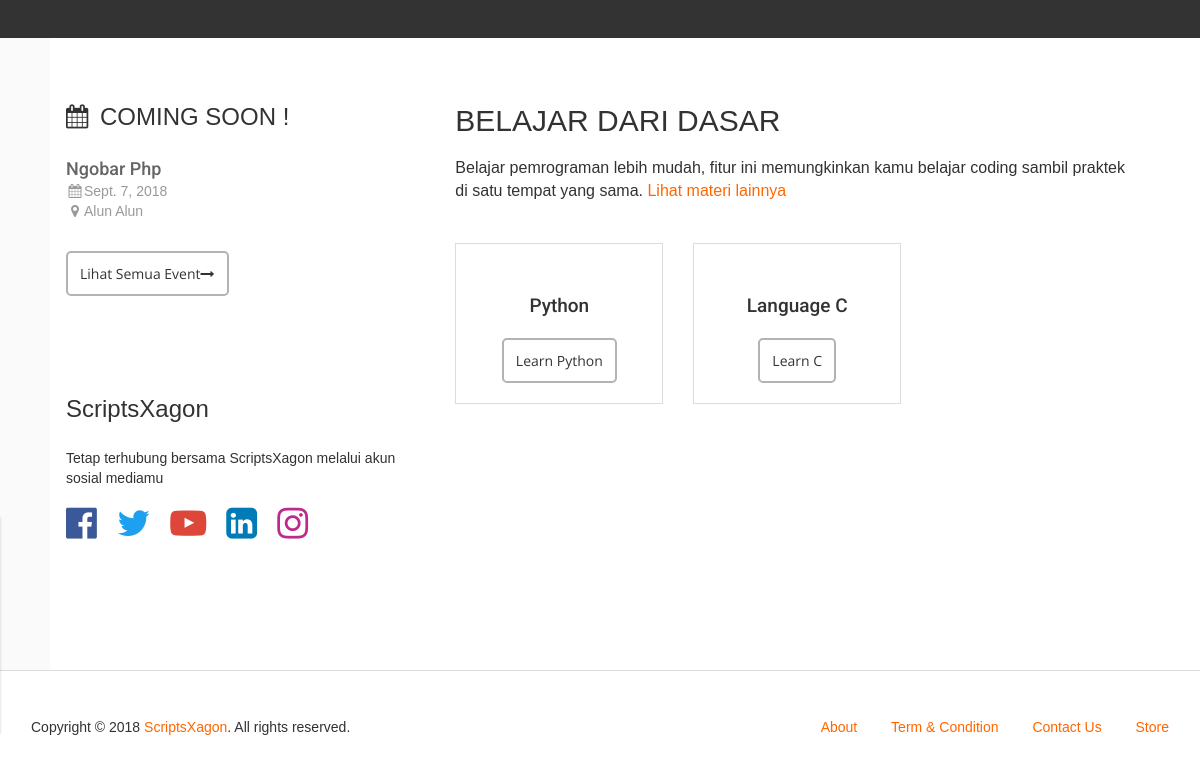
The app's page / (lower part), older data.
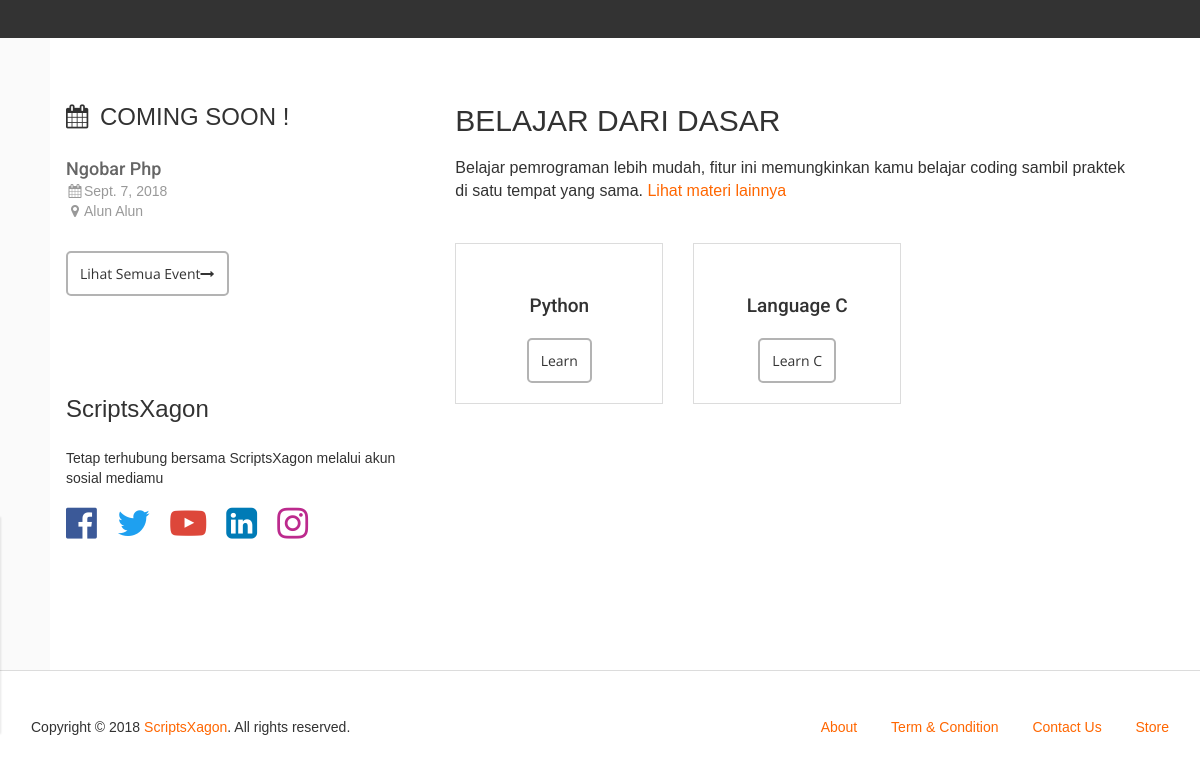
The same page, newer data.
### myapp/models.py (models this page shows, shortened)
class Event(models.Model):
    name = models.CharField(max_length=70, default='')
    lokasi = models.CharField(max_length=50)
    tanggal = models.DateField()

class Lesson(models.Model):
    order = models.IntegerField()
    code_name = models.CharField(max_length=10)
    materi = models.CharField(max_length=20)
    name = models.CharField(max_length=70, default='')
    img = models.ImageField(blank=True, upload_to='static/img')
    content = RichTextUploadingField()

### myapp/views.py (the view)
# urls.py: url(r'^$', views.index, name='index'),
def index(request):
    course = Course.objects.all().order_by('order')
    lesson = Lesson.objects.all().order_by('order')
    event = Event.objects.all()
    return render(request, 'index.html', {'courses': course,
                                          'lessons': lesson,
                                          'events': event}
                  )

### myapp/templates/index.html (shortened to what this page needs)
{% extends 'base.html' %}
{% block content %}
    <div class="cp-wrapper margin-top-no-padding-wrapper">
	<section class="home-submit">
	</section>
	<section class="home-learning">
		<div class="container">
			<div class="row">
				<div class="col-md-4">
					<div class="home-sidebar sidebar-event">
						<h3><i class="fa fa-calendar margin-xs-right"></i> COMING SOON !</h3>
						{% for event in events %}
						<div class="event-loop">
									<ul>
										<li class="event-item">
											<div class="event-title"><a href="#" class="record-data" data-action="event-item" data-position="home-event" data-id="https://www.codepolitan.com/event/dewatalks-2018-web-app-security-5b6d4a83db2b8">{{ event.name }}</a></div>
											<div class="event-company"><span class="fa fa-calendar fa-fw"></span>{{ event.tanggal }}</div>
											<div class="event-location"><span class="fa fa-map-marker fa-fw"></span>{{ event.lokasi }}</div>
										</li>
									</ul>
							<div class="margin-lg-top">
								<a href="#" class="btn btn-default record-data" data-action="other-event" data-position="home-event">Lihat Semua Event<i class="fa fa-long-arrow-right"></i></a>
							</div>
						</div>
						{% endfor %}
					</div>
					<div class="home-sidebar no-margin-top sidebar-follow">
						<h3>ScriptsXagon</h3>
						<div class="follow-area">
							<p>Tetap terhubung bersama ScriptsXagon melalui akun sosial mediamu</p>
							<div class="follow-icon">
								<a href="#" class="follow-facebook record-data" data-action="follow-facebook" data-position="home-social-media" target="_blank"><span class="fa fa-facebook-official"></span></a>
								<a href="#" class="follow-twitter record-data" data-action="follow-twitter" data-position="home-social-media" target="_blank"><span class="fa fa-twitter"></span></a>
								<a href="#" class="follow-youtube record-data" data-action="follow-youtube" data-position="home-social-media" target="_blank"><span class="fa fa-youtube-play"></span></a>
								<a href="#" class="follow-linkedin record-data" data-action="follow-linkedin" data-position="home-social-media" target="_blank"><span class="fa fa-linkedin-square"></span></a>
								<a href="#" class="follow-instagram record-data" data-action="follow-instagram" data-position="home-social-media" target="_blank"><span class="fa fa-instagram"></span></a>
							</div>
						</div>
					</div>
				</div>
				<div class="col-md-8">
					<div class="home-learning-content">
						<div class="row">
							<div class="col-md-11">
								<div class="learning-segment segment-margin-bottom">
									<h2>BELAJAR DARI DASAR</h2>
									<p class="desc-text">Belajar pemrograman lebih mudah, fitur ini memungkinkan kamu belajar coding sambil praktek di satu tempat yang sama. <a href="https://www.codepolitan.com/interactive-coding" class="record-data" data-action="other-interactive-coding" data-position="home-interactive-coding">Lihat materi lainnya</a></p>
									<div class="learn-loop no-margin-bottom">
										<div class="row">
											{% for lesson in lessons %}
												<div class="col-md-4">
													<div class="post-item post-only-border">
														<div class="post-thumb">
														</div>
														<div class="post-body">
															<h3 class="post-title"><a href="firstprogramming/{{ lesson.code_name_lesson }}/">{{ lesson.materi }}</a></h3>
															<div class="post-button"><a href="firstprogramming/{{ lesson.code_name_lesson }}/" class="btn btn-default">{{ lesson.name }}</a></div>
														</div>
													</div>
												</div>
											{% endfor %}
										</div>
									</div>
								</div>
							</div>
						</div>
					</div>
				</div>
			</div>
		</div>
	</section>
</div>
{% endblock %}

### myapp/templates/base.html (shortened to what this page needs)
<!DOCTYPE html>
<html lang="en" class="no-js">
{% load static %}
<head>
	<link rel="stylesheet" href="//cdnjs.cloudflare.com/ajax/libs/highlight.js/9.9.0/styles/monokai-sublime.min.css">
	<link href="/static/css/DevSubang.main.css" rel="stylesheet" type='text/css'>
	<link href="/static/css/DevSubang.min.css" rel="stylesheet" type='text/css'>
	<link href="/static/css/DevSubang.box.css" rel="stylesheet" type='text/css'>
	<link href="/static/css/DevSubang.font.min.css" rel="stylesheet" type='text/css'>
	<link href="/static/css/DevSubang.tutspaging.css" rel="stylesheet" type='text/css'>
	<link href="/static/css/DevSubang.mainstyle.css" rel="stylesheet" type='text/css'>
	<link href="/static/css/DevSubang.mainstyle.custom.css" rel="stylesheet" type='text/css'>
	<link href="/static/css/DevSubang.login.css" rel="stylesheet" type='text/css'>
	<link href="/static/css/DevSubang.monokai.css" rel="stylesheet" type='text/css'>
	<link rel="stylesheet" href="https://cdnjs.cloudflare.com/ajax/libs/font-awesome/4.7.0/css/font-awesome.min.css">
</head>
<body>
{% block content %}
{% endblock %}
	<footer class="cp-footer">
		<div class="container">
			<div class="row">
				<div class="col-md-6">
					<div class="footer-copyright">
						Copyright &copy; 2018 <a href="#">ScriptsXagon</a>. All rights reserved.
					</div>
				</div>
				<div class="col-md-6">
					<div class="footer-menu">
						<ul>
							<li><a href="#" class="record-data" data-action="view-about" data-position="general-footer">About</a></li>
							<li><a href="#" class="record-data" data-action="view-term" data-position="general-footer">Term & Condition</a></li>
							<li><a href="#" class="record-data" data-action="view-contact" data-position="general-footer">Contact Us</a></li>
							<li><a href="#" target="_blank" class="record-data" data-action="go-produktif" data-position="general-footer">Store</a></li>
						</ul>
					</div>
				</div>
			</div>
		</div>
	</footer>
</body>
</html>

### static/css/DevSubang.login.css (style rules this page uses)
body { font-family: Arial, Helvetica, sans-serif; }
.container { padding: 16px; }

Row changes from the older to the newer data that the page shows:
changed Lesson "Python": name "Learn Python" → "Learn"
